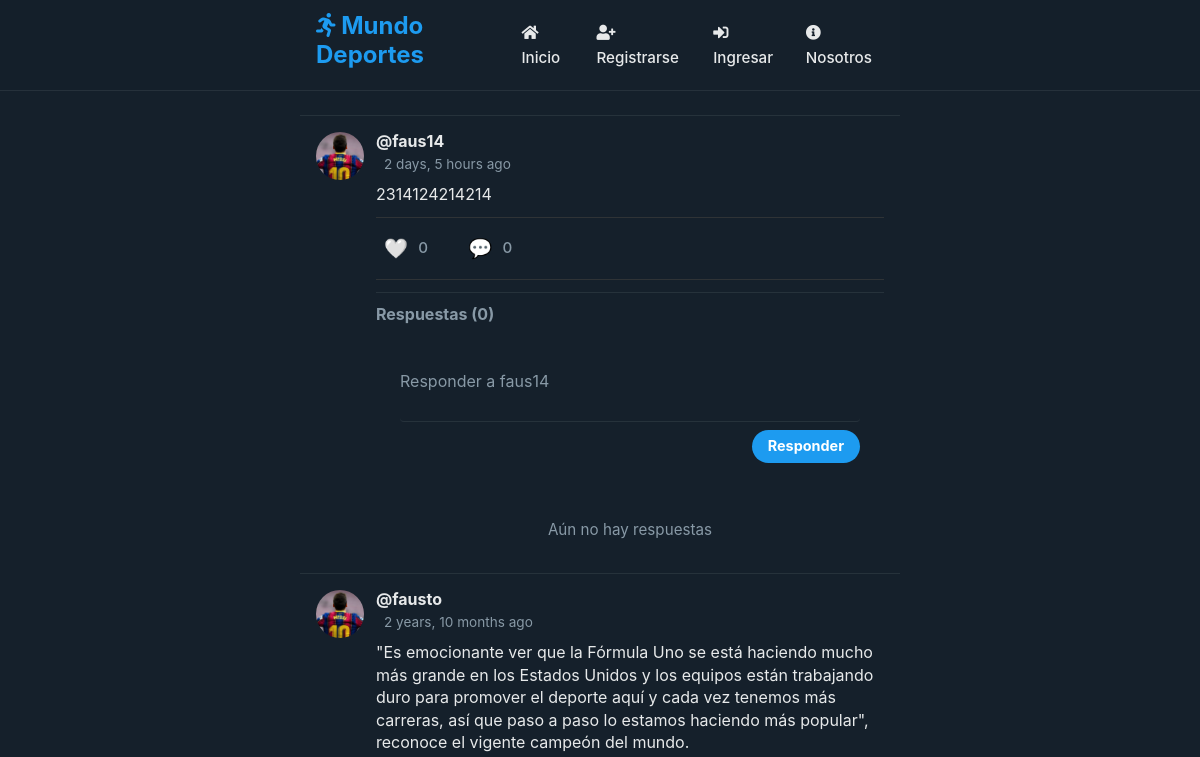
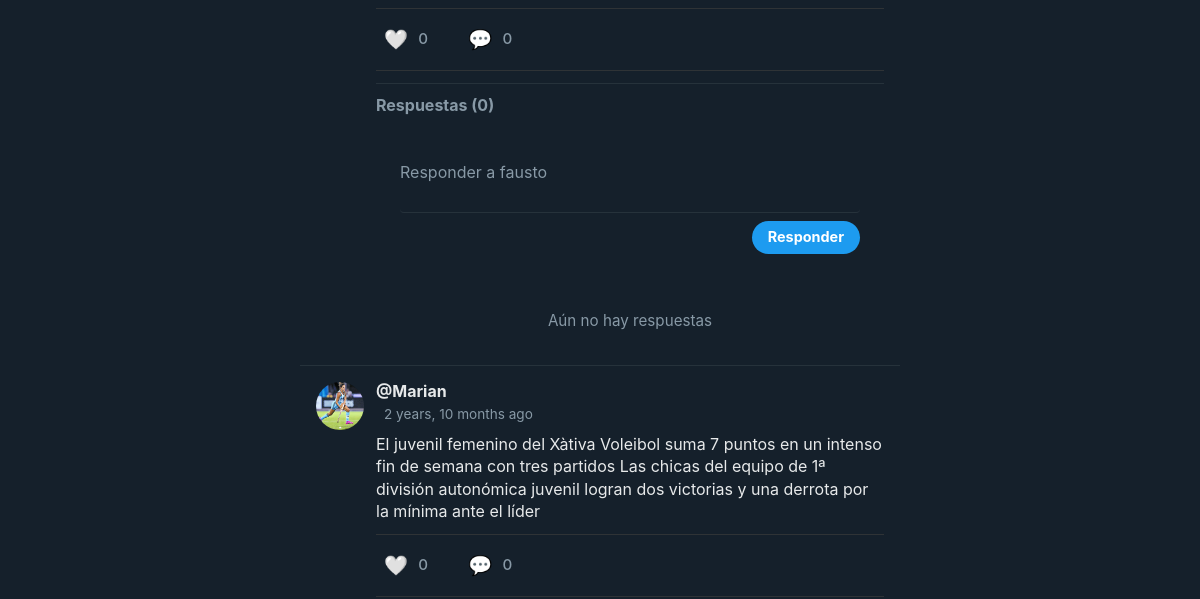
Before: / (upper part) with the older database file (2 pictures, top to bottom).
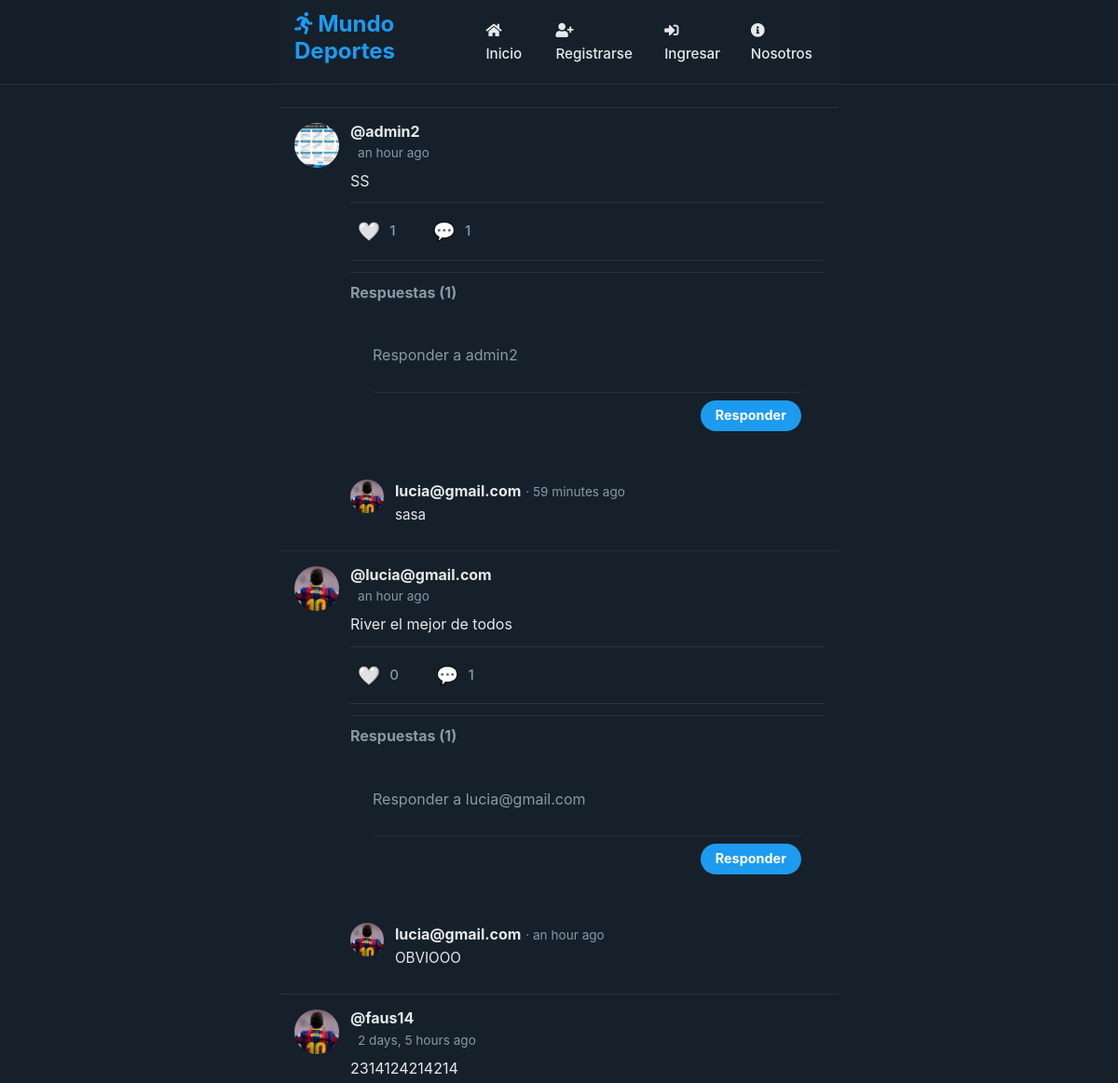
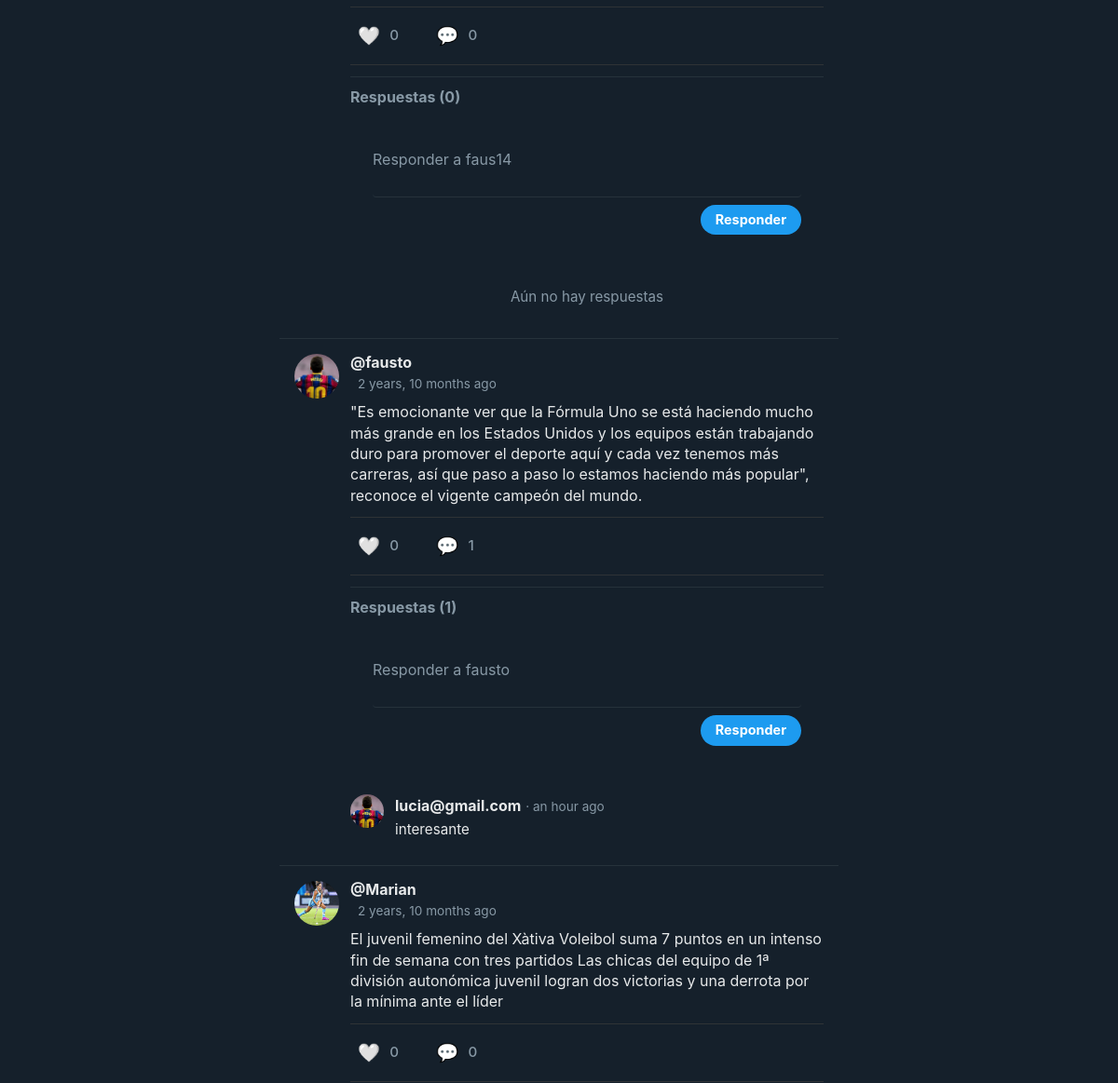
After: the same page with the newer database file (2 pictures, top to bottom).
### social/models.py (models this page shows, shortened)
class Post(models.Model):
	user = models.ForeignKey(User, on_delete=models.CASCADE, related_name='posts')
	timestamp = models.DateTimeField(default=timezone.now)
	content = models.TextField()
	class Meta:
		ordering = ['-timestamp']

class Profile(models.Model):
	user = models.OneToOneField(User, on_delete=models.CASCADE)
	image = models.ImageField(default='messi.jpg')

class Comment(models.Model):
    post = models.ForeignKey(Post, on_delete=models.CASCADE, related_name='comments')
    user = models.ForeignKey(User, on_delete=models.CASCADE, related_name='comments')
    text = models.TextField(max_length=500)
    created_at = models.DateTimeField(auto_now_add=True)
    class Meta:
        ordering = ['-created_at']

### social/views.py (the view)
# urls.py: path('', views.feed, name='feed'),
def feed(request):
	posts = Post.objects.all()
	comment_form = CommentForm()
	context = { 'posts': posts, 'comment_form': comment_form }
	return render(request, 'social/feed.html', context)

### social/forms.py
class CommentForm(forms.ModelForm):
    class Meta:
        model = Comment
        fields = ['text']
        widgets = {
            'text': forms.Textarea(attrs={'class': 'form-control', 'rows': 2, 'placeholder': 'Escribe un comentario...'}),
        }

### social/templates/social/feed.html (shortened to what this page needs)
{% extends 'social/layout.html' %}
{% load humanize %}
{% block content %}
{% for post in posts %}
<article>
    <div class="container-article">
        <img src="{{ post.user.profile.image.url }}">
        <div>
            <h2 class="username"><a href="{% url 'profile' post.user.username %}">@{{ post.user.username }}</a></h2>
            <time data-time="#">{{ post.timestamp|naturaltime }}</time>
            <div class="post">{{ post.content }}</div>
            <div class="post-actions">
                <div class="like-action">
                    {% if request.user in post.likes.all %}
                        <a href="{% url 'like_post' post.id %}" class="like-button liked">
                            <span class="like-icon">❤️</span>
                            <span class="like-count">{{ post.likes.count }}</span>
                        </a>
                    {% else %}
                        <a href="{% url 'like_post' post.id %}" class="like-button">
                            <span class="like-icon">🤍</span>
                            <span class="like-count">{{ post.likes.count }}</span>
                        </a>
                    {% endif %}
                </div>
                <div class="comment-action">
                    <a href="#comments-{{ post.id }}" class="comment-button">
                        <span class="comment-icon">💬</span>
                        <span class="comment-count">{{ post.comments.count }}</span>
                    </a>
                </div>
            </div>
            <div class="comments-section" id="comments-{{ post.id }}">
                <h4>Respuestas ({{ post.comments.count }})</h4>
                <form method="POST" action="{% url 'add_comment' post.id %}" class="comment-form">
                    <textarea name="text" placeholder="Responder a {{ post.user.username }}"></textarea>
                    <div class="comment-form-footer">
                        <button type="submit" class="comment-btn">Responder</button>
                    </div>
                </form>
                <div class="comments-list">
                    {% for comment in post.comments.all %}
                    <div class="comment">
                        <div class="comment-avatar">
                            <img src="{{ comment.user.profile.image.url }}" alt="{{ comment.user.username }}">
                        </div>
                        <div class="comment-body">
                            <div class="comment-header">
                                <a href="{% url 'profile' comment.user.username %}" class="comment-user">{{ comment.user.username }}</a>
                                <span class="comment-time">· {{ comment.created_at|naturaltime }}</span>
                            </div>
                            <div class="comment-content">{{ comment.text }}</div>
                        </div>
                    </div>
                    {% empty %}
                    <div class="no-comments">Aún no hay respuestas</div>
                    {% endfor %}
                </div>
            </div>
        </div>
    </div>
</article>
{% endfor %}
{% endblock %}

Changed rows visible on the page:
added Post: user.profile.image (picture), user.username "admin2", timestamp "an hour ago", content "SS", likes.count "1", comments.count "1", text "Responder a admin2"
added Comment: user.profile.image (picture), user.username "lucia@gmail.com", created_at "59 minutes ago", text "sasa", shown under "admin2"
added Post: user.profile.image (picture), user.username "lucia@gmail.com", timestamp "an hour ago", content "River el mejor de todos", likes.count "0", comments.count "1", text "Responder a lucia@gmail.com"
added Comment: user.profile.image (picture), user.username "lucia@gmail.com", created_at "an hour ago", text "OBVIOOO"
shown differently, row unchanged: Post "fausto": comments.count "0" → "1"; no longer shows "Aún no hay respuestas"
added Comment: user.profile.image (picture), user.username "lucia@gmail.com", created_at "an hour ago", text "interesante", shown under Post "fausto"
